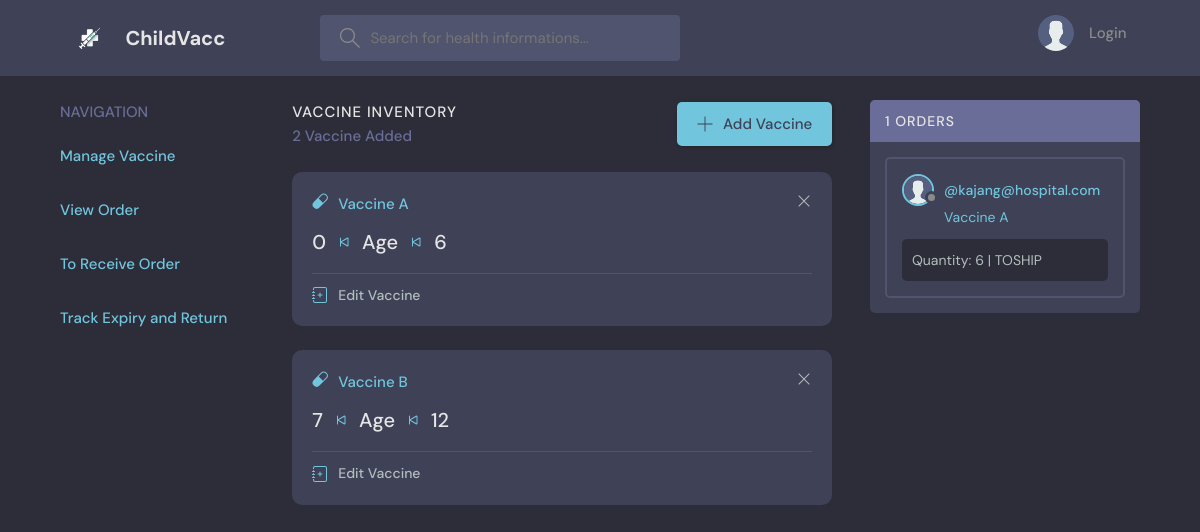
The app's page /manage-vaccine/ with its own data.
### base/models.py (models this page shows, shortened)
class Vaccine(models.Model):
    name = models.CharField(max_length=30)
    description = models.TextField(null=True, blank=True)
    startage = models.IntegerField()
    endage = models.IntegerField()
    def __str__(self):
        return self.name

class HospitalVaccine(models.Model):
    hospital = models.ForeignKey(Hospital, on_delete=models.CASCADE)
    vaccine = models.ForeignKey(Vaccine, on_delete=models.CASCADE)
    stored = models.IntegerField()
    booked = models.IntegerField(default=0)
    expiry = models.DateField(null=True)
    class Status(models.TextChoices):
        TOSHIP = "TOSHIP", "ToShip"
        TORECEIVE = "TORECEIVE", "ToReceive"
        COMPLETED = "COMPLETED", "Completed"
        EXPIRED = "EXPIRED", "Expired"
    status = models.CharField(max_length=50, choices=Status.choices, default=Status.TOSHIP)
    class Meta:
        ordering = ['expiry', 'status', 'vaccine']

class User(AbstractUser):
    email = models.EmailField(unique=True)
    username = models.CharField(max_length=150, unique=True)
    avatar = models.ImageField(null=True, default="avatar.svg")
    contact = models.CharField(max_length=12, null=True)
    address1 = models.CharField(max_length=30)
    address2 = models.CharField(max_length=30)
    postcode = models.CharField(max_length=5)
    city = models.CharField(max_length=30)
    state = models.CharField(max_length=20)
    class Types(models.TextChoices):
        PARENT = "PARENT", "Parent"
        HOSPITAL = "HOSPITAL", "Hospital"
        ADMIN = "ADMIN", "Admin"
        VACCINESUPPLIER = "VACCINESUPPLIER", "VaccineSupplier"
    type = models.CharField(max_length=50, choices=Types.choices, default=Types.ADMIN)
    class Status(models.TextChoices):
        APPROVED = "APPROVED", "Approved"
        PENDING = "PENDING", "Pending"
        RESTRICTED = "RESTRICTED", "Restricted"
    status = models.CharField(max_length=50, choices=Status.choices, default=Status.PENDING)
    class Meta:
        ordering = ['username']
    USERNAME_FIELD = 'email'
    REQUIRED_FIELDS = ['username', 'type']

### base/views.py (the view)
# urls.py: path('manage-vaccine/', views.manageVaccine, name="manage-vaccine"),
def manageVaccine(request):
    vaccines = Vaccine.objects.all()
    orders = HospitalVaccine.objects.filter(status='TOSHIP')
    context = {'vaccines': vaccines, 'orders': orders}
    return render(request, 'base/manage_vaccine.html', context)

### base/templates/base/manage_vaccine.html (shortened to what this page needs)
{% extends 'main.html' %}
{% block content %}
  <main class="layout layout--3">
    <div class="container">
      {% include 'base/nav_vaccinesupplier.html' %}
      <div class="roomList">
        <div class="roomList__header">
          <div>
            <h2>Vaccine Inventory</h2>
            <p>{{vaccines.count}} Vaccine Added</p>
          </div>
          <a class="btn btn--main" href="{% url 'create-vaccine' %}">
            <svg version="1.1" xmlns="http://www.w3.org/2000/svg" width="32" height="32" viewBox="0 0 32 32">
              <title>add</title>
              <path
                d="M16.943 0.943h-1.885v14.115h-14.115v1.885h14.115v14.115h1.885v-14.115h14.115v-1.885h-14.115v-14.115z"
              ></path>
            </svg>
            Add Vaccine
          </a>
        </div>
        {% for vaccine in vaccines %}
        <div class="roomListRoom">
            <div class="roomListRoom__header">
                <a href="{% url 'vaccine' vaccine.id %}" class="roomListRoom__author">
                    <div>
                        <svg xmlns="http://www.w3.org/2000/svg" width="16" height="16" fill="currentColor" class="bi bi-capsule" viewBox="0 0 16 16">
                            <path d="M1.828 8.9 8.9 1.827a4 4 0 1 1 5.657 5.657l-7.07 7.071A4 4 0 1 1 1.827 8.9Zm9.128.771 2.893-2.893a3 3 0 1 0-4.243-4.242L6.713 5.429z"/>
                          </svg>
                    </div>
                    <span>Vaccine {{vaccine.name}}</span>
                </a>
                <div class="roomListRoom__actions">
                    <a href="{% url 'delete-vaccine' vaccine.id %}">
                    <svg version="1.1" xmlns="http://www.w3.org/2000/svg" width="32" height="32" viewBox="0 0 32 32">
                        <title>remove</title>
                        <path
                        d="M27.314 6.019l-1.333-1.333-9.98 9.981-9.981-9.981-1.333 1.333 9.981 9.981-9.981 9.98 1.333 1.333 9.981-9.98 9.98 9.98 1.333-1.333-9.98-9.98 9.98-9.981z"
                        ></path>
                    </svg>
                    </a>
                </div>
            </div>
            <div class="roomListRoom__content">
                <a class="roomListRoom__joined">
                    {{vaccine.startage}}
                    <svg xmlns="http://www.w3.org/2000/svg" width="16" height="16" fill="currentColor" class="bi bi-skip-start" viewBox="0 0 16 16">
                        <path d="M4 4a.5.5 0 0 1 1 0v3.248l6.267-3.636c.52-.302 1.233.043 1.233.696v7.384c0 .653-.713.998-1.233.696L5 8.752V12a.5.5 0 0 1-1 0zm7.5.633L5.696 8l5.804 3.367z"/>
                      </svg>
                    <span>Age</span>
                    <svg xmlns="http://www.w3.org/2000/svg" width="16" height="16" fill="currentColor" class="bi bi-skip-start" viewBox="0 0 16 16">
                        <path d="M4 4a.5.5 0 0 1 1 0v3.248l6.267-3.636c.52-.302 1.233.043 1.233.696v7.384c0 .653-.713.998-1.233.696L5 8.752V12a.5.5 0 0 1-1 0zm7.5.633L5.696 8l5.804 3.367z"/>
                      </svg>
                      <span>{{vaccine.endage}}</span>
                  </a>
            </div>
            <div class="roomListRoom__meta">
                <a href="{% url 'update-vaccine' vaccine.id %}"  class="roomListRoom__joined">
                    Edit Vaccine
                </a>
                </div>
        </div>
        {% endfor %}
      </div>
      {% include 'base/view_vaccine_order.html' %}
    </div>
  </main>
{% endblock content %}

### base/templates/base/view_vaccine_order.html
<div class="activities">
    <div class="activities__header">
        <h2>{{orders.count}} Orders</h2>
    </div>
    {% for order in orders %}
    <div class="activities__box">
        <div class="activities__boxHeader roomListRoom__header">
        <a href="{% url 'profile-hospital' order.hospital.id %}" class="roomListRoom__author">
            <div class="avatar avatar--small">
            <img src="{{order.hospital.avatar.url}}" />
            </div>
            <p>
            @{{order.hospital}}
            </p>
        </a>
        </div>
        <div class="activities__boxContent">
        <p><a href="#">Vaccine {{order.vaccine}}</a></p>
        <div class="activities__boxRoomContent">
            Quantity: {{order.stored}} | {{order.status}}
        </div>
        </div>
    </div>
    {% endfor %}
</div>

### static/styles/style.css (style rules this page uses)
:root { --color-main: #71c6dd; --color-main-light: #e1f6fb; --color-dark: #3f4156; --color-dark-medium: #51546e; --color-dark-light: #696d97; --color-light: #e5e5e5; --color-gray: #8b8b8b; --color-light-gray: #b2bdbd; --color-bg: #2d2d39; --color-success: #5dd693; --color-error: #fc4b0b; }
* { font-family: "DM Sans", -apple-system, BlinkMacSystemFont, "Segoe UI", Roboto, Oxygen, Ubuntu, Cantarell, "Open Sans", "Helvetica Neue", sans-serif; margin: 0; padding: 0; box-sizing: border-box; text-rendering: optimizeLegibility; font-size: inherit; }
html { font-size: 56.25%; }
@media only screen and (min-width: 1200px) { html { font-size: 62.5%; } }
body { line-height: 1.6; font-weight: 400; font-size: 1.5rem; color: var(--color-light-gray); background-color: var(--color-bg); min-height: 100vh; }
img { width: 100%; }
a { display: inline-block; color: var(--color-main); text-decoration: none; }
.container { max-width: 120rem; width: 90%; margin: auto; }
.btn { background-color: transparent; border: none; display: inline-flex; align-items: center; gap: 1rem; cursor: pointer; transition: all ease-in-out 0.3s; padding: 1rem 2rem; border-radius: 5px; box-shadow: 1px 1px 3px 1px rgba(0, 0, 0, 0.15); font-weight: 500; }
.btn--main { background-color: var(--color-main); color: var(--color-dark); }
.btn > svg { fill: currentColor; width: 1.6rem; height: 1.6rem; }
.avatar { position: relative; display: inline-block; border-radius: 50%; border: 2px solid var(--color-main); }
.avatar img { display: block; border-radius: 50%; object-fit: cover; object-position: center; }
.avatar::after { content: ""; display: block; position: absolute; background-color: var(--color-gray); z-index: 111; border-radius: 50%; border: 0.3rem solid var(--color-dark); }
.avatar.avatar--small img { width: 2.8rem; height: 2.8rem; }
.avatar.avatar--small:after { width: 0.7rem; height: 0.7rem; bottom: 0px; right: -6px; }
.layout { margin-top: 2.4rem; }
.layout > .container { display: flex; justify-content: space-between; align-items: flex-start; }
.layout--3 > .container > div:nth-child(2) { flex-basis: 50%; }
.layout--3 > .container > div:last-child { flex-basis: 25%; }
.roomList__header { display: flex; justify-content: space-between; align-items: center; margin-bottom: 2.4rem; }
.roomList__header h2 { text-transform: uppercase; font-weight: 500; color: var(--color-light); letter-spacing: 1px; }
.roomList__header p { font-weight: 500; color: var(--color-dark-light); }
.roomListRoom { margin-bottom: 2.4rem; background-color: var(--color-dark); border-radius: 1rem; padding: 2rem; }
.roomListRoom__header { display: flex; justify-content: space-between; align-items: center; }
.roomListRoom__author { font-weight: 500; display: flex; align-items: center; gap: 1rem; }
.roomListRoom__actions { display: flex; align-items: flex-start; gap: 1rem; position: relative; }
.roomListRoom__actions svg { fill: var(--color-main); width: 1.6rem; height: 1.6rem; }
.roomListRoom__content { margin: 1rem 0; }
.roomListRoom__content a { font-size: 2rem; font-weight: 500; margin-bottom: 1.5rem; color: var(--color-light); transition: all 0.3s ease-in-out; }
.roomListRoom__meta { border-top: 1px solid var(--color-dark-medium); padding-top: 1rem; display: flex; align-items: center; justify-content: space-between; }
.roomListRoom__joined { color: var(--color-light-gray); display: flex; align-items: center; gap: 1rem; font-size: 1.4rem; font-weight: 500; }
.roomListRoom__joined svg { fill: var(--color-main); width: 1.6rem; height: 1.6rem; }
.activities { background: var(--color-dark); border-radius: 5px; overflow: hidden; }
.activities__header h2 { background-color: var(--color-dark-light); text-transform: uppercase; font-weight: 500; padding: 1rem 1.5rem; color: var(--color-light); letter-spacing: 1px; font-size: 1.4rem; }
.activities__box { margin: 1.5rem; padding: 1.5rem; border: 2px solid var(--color-dark-medium); border-radius: 5px; }
.activities__boxHeader p { font-size: 1.4rem; line-height: 1.3; }
.activities__boxContent { margin-left: 4.2rem; }
.activities__boxContent { font-size: 1.4rem; }
.activities__boxRoomContent { background: var(--color-bg); padding: 1rem; border-radius: 5px; margin-top: 1rem; margin-left: -4.2rem; }
.roomListRoom__actions svg { fill: var(--color-light-gray); }

### records on screen
Vaccine: name "A", startage "0", endage "6"
Vaccine: name "B", startage "7", endage "12"
HospitalVaccine: hospital.avatar (placeholder picture), hospital "kajang@hospital.com", vaccine "A", stored "6", status "TOSHIP"

### other values on screen
{{ vaccines.count }} "2"
{{ orders.count }} "1"
